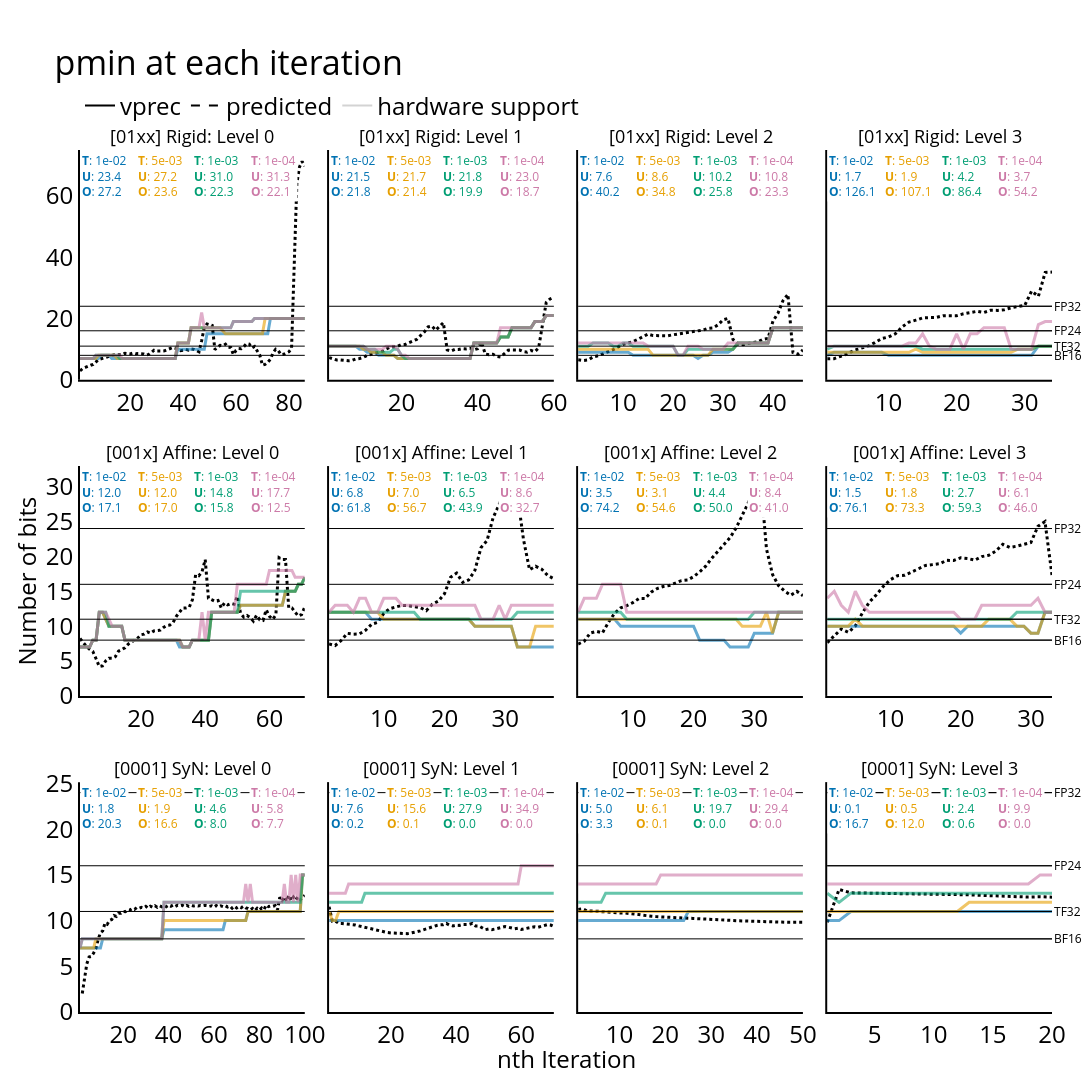

This figure's notebook cell:
### Code cell
viz_pmin(
    plot_data_per_iter,
    estimated="estimated_pmin",
    vprec="vprec_pmin",
    thresholds=THRESHOLDS,
    title="pmin at each iteration",
    out_file=fig_dir_per_iter / "pmin-overview.pdf",
)
